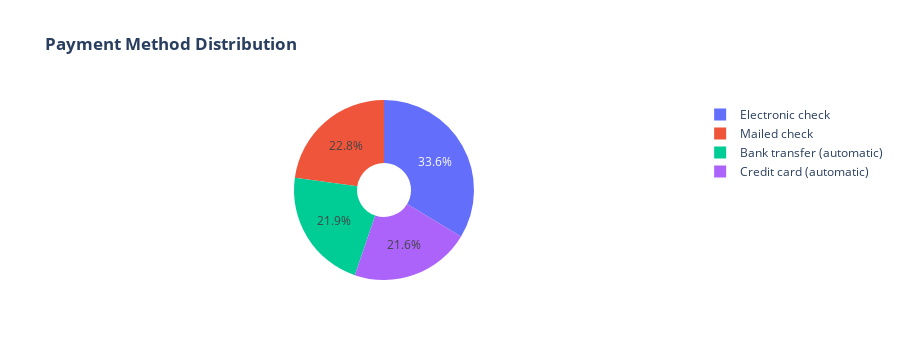

Notebook source saved alongside this figure:
### Markdown cell above
### Payment Method & Churn

### Code cell
labels = df['PaymentMethod'].unique()
values = df['PaymentMethod'].value_counts()

fig = go.Figure(data=[go.Pie(labels=labels, values=values, hole=.3)])
fig.update_layout(title_text="<b>Payment Method Distribution</b>")
fig.show()

### Figure 1 — Plotly figure (JSON) as saved in the notebook; plotly's stock layout.template omitted (floating-point values rounded to 4 significant figures)
{"data": [{"hole": 0.3, "labels": ["Electronic check", "Mailed check", "Bank transfer (automatic)", "Credit card (automatic)"], "type": "pie", "values": [2365, 1604, 1542, 1521]}], "layout": {"height": 360, "title": {"text": "<b>Payment Method Distribution</b>"}}}
